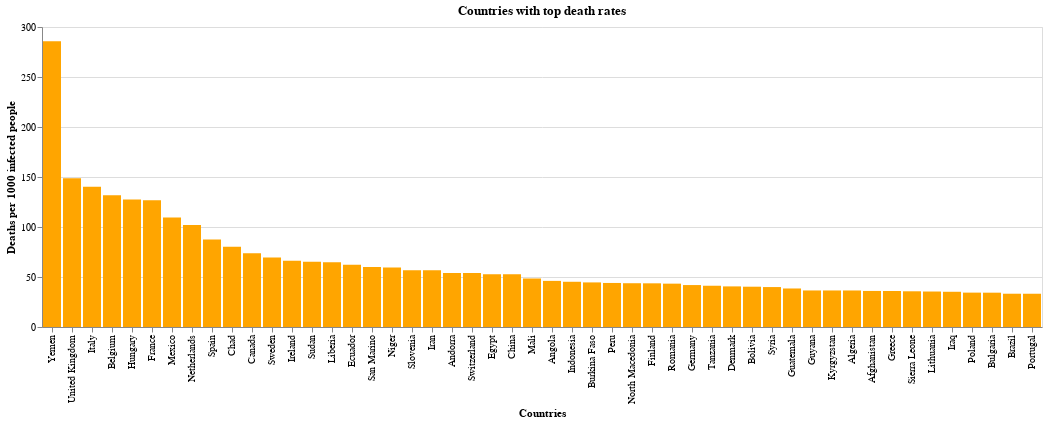

Notebook source saved alongside this figure:
### Markdown cell above
This graph shows the 50 countries that are facing highest rate of deaths per 1000 infections, across the world. As it is not so intuitive that the developed countries such as Belgium, France, Netherlands are among the top countries having highest death rate.

### Code cell
#collapse-hide
# make the bar-chart for countries on "deaths per 1000 infections"
alt.Chart(df_top_death).mark_bar(color='Orange').encode(
    x= alt.Y('country:N', sort='-y', title="Countries"),
    y=alt.Y('Deaths_per_1000', title="Deaths per 1000 infected people")
).properties(
    title='Countries with top death rates')

### Figure 1 — Vega-Lite specification as saved in the notebook (floating-point values rounded to 4 significant figures)
{"config": {"view": {"continuousWidth": 400, "continuousHeight": 300}}, "data": {"name": "data-471c3b5e318d9b9583f5658ebc6cd877"}, "mark": {"type": "bar", "color": "Orange"}, "encoding": {"x": {"type": "nominal", "field": "country", "sort": "-y", "title": "Countries"}, "y": {"type": "quantitative", "field": "Deaths_per_1000", "title": "Deaths per 1000 infected people"}}, "title": "Countries with top death rates", "$schema": "https://vega.github.io/schema/vega-lite/v4.8.1.json", "datasets": {"data-471c3b5e318d9b9583f5658ebc6cd877": [{"country": "Yemen", "infections": 1831, "deaths": 523, "recovered": 915, "Deaths_per_1000": 285.6, "Recovered_per_1000": 499.7}, {"country": "United Kingdom", "infections": 313394, "deaths": 46611, "recovered": 1464, "Deaths_per_1000": 148.7, "Recovered_per_1000": 4.67}, {"country": "Italy", "infections": 251237, "deaths": 35215, "recovered": 202461, "Deaths_per_1000": 140.2, "Recovered_per_1000": 805.9}, {"country": "Belgium", "infections": 75008, "deaths": 9885, "recovered": 17841, "Deaths_per_1000": 131.8, "Recovered_per_1000": 237.8}, {"country": "Hungary", "infections": 4746, "deaths": 605, "recovered": 3527, "Deaths_per_1000": 127.5, "Recovered_per_1000": 743.1}, {"country": "France", "infections": 239355, "deaths": 30328, "recovered": 82971, "Deaths_per_1000": 126.7, "Recovered_per_1000": 346.6}, {"country": "Mexico", "infections": 492522, "deaths": 53929, "recovered": 397278, "Deaths_per_1000": 109.5, "Recovered_per_1000": 806.6}, {"country": "Netherlands", "infections": 60390, "deaths": 6161, "recovered": 243, "Deaths_per_1000": 102.0, "Recovered_per_1000": 4.02}, {"country": "Spain", "infections": 326612, "deaths": 28581, "recovered": 150376, "Deaths_per_1000": 87.51, "Recovered_per_1000": 460.4}, {"country": "Chad", "infections": 946, "deaths": 76, "recovered": 859, "Deaths_per_1000": 80.34, "Recovered_per_1000": 908.0}, {"country": "Canada", "infections": 122389, "deaths": 9038, "recovered": 108465, "Deaths_per_1000": 73.85, "Recovered_per_1000": 886.2}, {"country": "Sweden", "infections": 83126, "deaths": 5770, "recovered": 0, "Deaths_per_1000": 69.41, "Recovered_per_1000": 0.0}, {"country": "Ireland", "infections": 26801, "deaths": 1773, "recovered": 23364, "Deaths_per_1000": 66.15, "Recovered_per_1000": 871.8}, {"country": "Sudan", "infections": 12033, "deaths": 786, "recovered": 6282, "Deaths_per_1000": 65.32, "Recovered_per_1000": 522.1}, {"country": "Liberia", "infections": 1250, "deaths": 81, "recovered": 736, "Deaths_per_1000": 64.8, "Recovered_per_1000": 588.8}, {"country": "Ecuador", "infections": 95563, "deaths": 5951, "recovered": 78610, "Deaths_per_1000": 62.27, "Recovered_per_1000": 822.6}, {"country": "San Marino", "infections": 699, "deaths": 42, "recovered": 657, "Deaths_per_1000": 60.09, "Recovered_per_1000": 939.9}, {"country": "Niger", "infections": 1158, "deaths": 69, "recovered": 1065, "Deaths_per_1000": 59.59, "Recovered_per_1000": 919.7}, {"country": "Slovenia", "infections": 2272, "deaths": 129, "recovered": 1960, "Deaths_per_1000": 56.78, "Recovered_per_1000": 862.7}, {"country": "Iran", "infections": 331189, "deaths": 18800, "recovered": 288620, "Deaths_per_1000": 56.77, "Recovered_per_1000": 871.5}, {"country": "Andorra", "infections": 963, "deaths": 52, "recovered": 839, "Deaths_per_1000": 54.0, "Recovered_per_1000": 871.2}, {"country": "Switzerland", "infections": 36895, "deaths": 1990, "recovered": 32400, "Deaths_per_1000": 53.94, "Recovered_per_1000": 878.2}, {"country": "Egypt", "infections": 95834, "deaths": 5059, "recovered": 54888, "Deaths_per_1000": 52.79, "Recovered_per_1000": 572.7}, {"country": "China", "infections": 88957, "deaths": 4692, "recovered": 82439, "Deaths_per_1000": 52.74, "Recovered_per_1000": 926.7}, {"country": "Mali", "infections": 2577, "deaths": 125, "recovered": 1973, "Deaths_per_1000": 48.51, "Recovered_per_1000": 765.6}, {"country": "Angola", "infections": 1735, "deaths": 80, "recovered": 575, "Deaths_per_1000": 46.11, "Recovered_per_1000": 331.4}, {"country": "Indonesia", "infections": 128776, "deaths": 5824, "recovered": 83710, "Deaths_per_1000": 45.23, "Recovered_per_1000": 650.0}, {"country": "Burkina Faso", "infections": 1211, "deaths": 54, "recovered": 990, "Deaths_per_1000": 44.59, "Recovered_per_1000": 817.5}, {"country": "Peru", "infections": 483133, "deaths": 21276, "recovered": 329404, "Deaths_per_1000": 44.04, "Recovered_per_1000": 681.8}, {"country": "North Macedonia", "infections": 12083, "deaths": 529, "recovered": 8248, "Deaths_per_1000": 43.78, "Recovered_per_1000": 682.6}, {"country": "Finland", "infections": 7623, "deaths": 333, "recovered": 6980, "Deaths_per_1000": 43.68, "Recovered_per_1000": 915.6}, {"country": "Romania", "infections": 63762, "deaths": 2764, "recovered": 30585, "Deaths_per_1000": 43.35, "Recovered_per_1000": 479.7}, {"country": "Germany", "infections": 219540, "deaths": 9208, "recovered": 198347, "Deaths_per_1000": 41.94, "Recovered_per_1000": 903.5}, {"country": "Tanzania", "infections": 509, "deaths": 21, "recovered": 183, "Deaths_per_1000": 41.26, "Recovered_per_1000": 359.5}, {"country": "Denmark", "infections": 15291, "deaths": 621, "recovered": 13227, "Deaths_per_1000": 40.61, "Recovered_per_1000": 865.0}, {"country": "Bolivia", "infections": 93328, "deaths": 3761, "recovered": 31753, "Deaths_per_1000": 40.3, "Recovered_per_1000": 340.2}, {"country": "Syria", "infections": 1327, "deaths": 53, "recovered": 385, "Deaths_per_1000": 39.94, "Recovered_per_1000": 290.1}, {"country": "Guatemala", "infections": 57966, "deaths": 2233, "recovered": 46442, "Deaths_per_1000": 38.52, "Recovered_per_1000": 801.2}, {"country": "Guyana", "infections": 602, "deaths": 22, "recovered": 189, "Deaths_per_1000": 36.54, "Recovered_per_1000": 313.9}, {"country": "Kyrgyzstan", "infections": 40455, "deaths": 1478, "recovered": 32734, "Deaths_per_1000": 36.53, "Recovered_per_1000": 809.1}, {"country": "Algeria", "infections": 36204, "deaths": 1322, "recovered": 25263, "Deaths_per_1000": 36.52, "Recovered_per_1000": 697.8}, {"country": "Afghanistan", "infections": 37269, "deaths": 1344, "recovered": 26415, "Deaths_per_1000": 36.06, "Recovered_per_1000": 708.8}, {"country": "Greece", "infections": 5942, "deaths": 214, "recovered": 1347, "Deaths_per_1000": 36.01, "Recovered_per_1000": 226.7}, {"country": "Sierra Leone", "infections": 1932, "deaths": 69, "recovered": 1478, "Deaths_per_1000": 35.71, "Recovered_per_1000": 765.0}, {"country": "Lithuania", "infections": 2283, "deaths": 81, "recovered": 1679, "Deaths_per_1000": 35.48, "Recovered_per_1000": 735.4}, {"country": "Iraq", "infections": 156995, "deaths": 5531, "recovered": 112102, "Deaths_per_1000": 35.23, "Recovered_per_1000": 714.0}, {"country": "Poland", "infections": 52961, "deaths": 1821, "recovered": 37150, "Deaths_per_1000": 34.38, "Recovered_per_1000": 701.5}, {"country": "Bulgaria", "infections": 13722, "deaths": 471, "recovered": 8154, "Deaths_per_1000": 34.32, "Recovered_per_1000": 594.2}, {"country": "Brazil", "infections": 3057470, "deaths": 101752, "recovered": 2449338, "Deaths_per_1000": 33.28, "Recovered_per_1000": 801.1}, {"country": "Portugal", "infections": 52945, "deaths": 1761, "recovered": 38760, "Deaths_per_1000": 33.26, "Recovered_per_1000": 732.1}]}}
